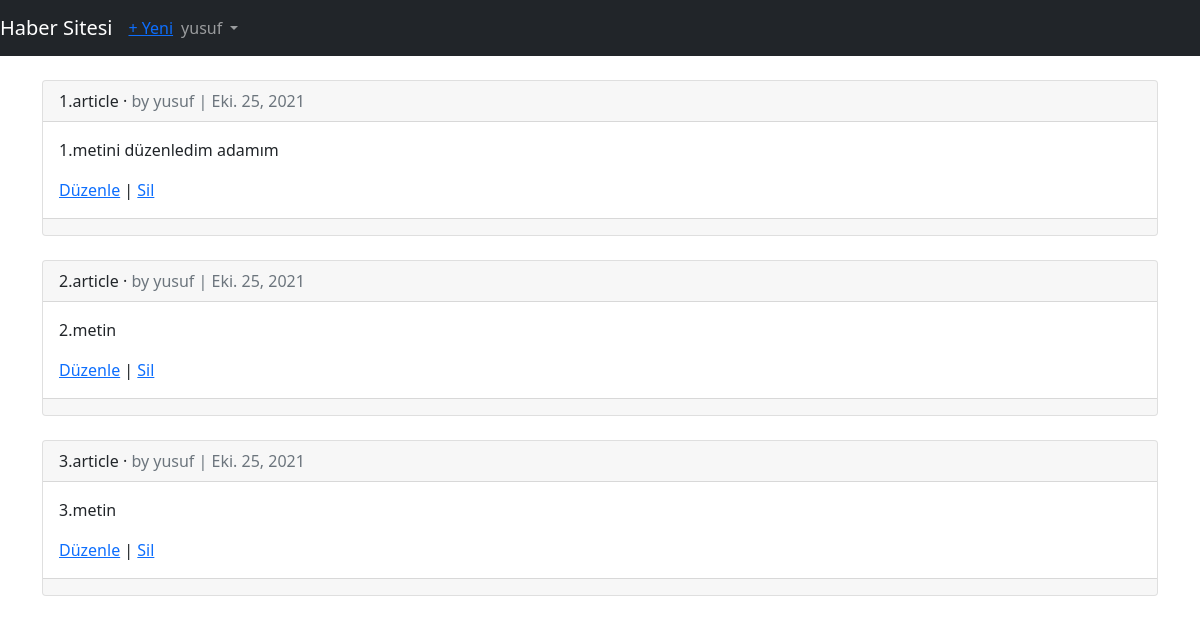
The page /articles/ (signed in) on the database its author committed.
### users/models.py (models this page shows)
class CustomUser(AbstractUser):
    age=models.PositiveBigIntegerField(null=True,blank=True)

### articles/models.py (models this page shows, shortened)
class Article(models.Model):
    title= models.CharField(max_length=250,verbose_name='başlık')
    body=models.TextField(verbose_name='Metin')
    date=models.DateField(auto_now_add=True,verbose_name='Tarih')
    author=models.ForeignKey(get_user_model(),on_delete=models.CASCADE,
    verbose_name='Yazar')

### articles/views.py (the view)
# urls.py: path('',ArticleListView.as_view(), name='article_list'),
class ArticleListView(LoginRequiredMixin, ListView):
    model = Article
    template_name = "article_list.html"
    login_url='login'

### users/templates/article_list.html (shortened to what this page needs)
{% extends 'base.html' %}
{% block content %}
	{% for article in object_list %}
		<div class="card">
			<div class="card-header">
				<span class="font-weight-bold">{{ article.title }}</span> &middot;
				<span class="text-muted">by {{ article.author }} |
				{{ article.date }}</span>
			</div>
			<div class="card-body">
				<p>{{ article.body }}</p>
				<a href="{% url 'article_edit' article.pk %}">Düzenle</a> |
				<a href="{% url 'article_delete' article.pk %}">Sil</a>
			</div>
			<div class="card-footer">
			</div>
		</div>
	<br/>
	{% endfor %}
{% endblock content %}

### users/templates/base.html (shortened to what this page needs)
{% load static %}
<html>
<head>
	<link rel='stylesheet' href="{% static 'css/bootstrap.min.css' %}">
</head>
<body>
	<nav class="navbar navbar-expand-md navbar-dark bg-dark mb-4">
		<a class="navbar-brand" href="{% url 'home' %}">Haber Sitesi</a>
	<div class="collapse navbar-collapse" id="navbarCollapse">
		{% if user.is_authenticated %}
			<ul class="navbar-nav mr-auto">
				<li class="nav-item"><a href="{% url 'article_new' %}">+ Yeni</a></li>
			</ul>
			<ul class="navbar-nav ml-auto">
				<li class="nav-item">
					<a class="nav-link dropdown-toggle" href="#" id="userMenu"
						data-toggle="dropdown" aria-haspopup="true"
						aria-expanded="false">
						{{ user.username }}
					</a>
				</li>
			</ul>
		{% endif %}
	</div>
	</nav>
	<div class="container">
		{% block content %}
		{% endblock content %}
	</div>
</body>
</html>

### rows shown on the page
CustomUser: username "yusuf"
Article: title "1.article", author "yusuf", date "Eki. 25, 2021", body "1.metini düzenledim adamım"
Article: title "2.article", author "yusuf", date "Eki. 25, 2021", body "2.metin"
Article: title "3.article", author "yusuf", date "Eki. 25, 2021", body "3.metin"
